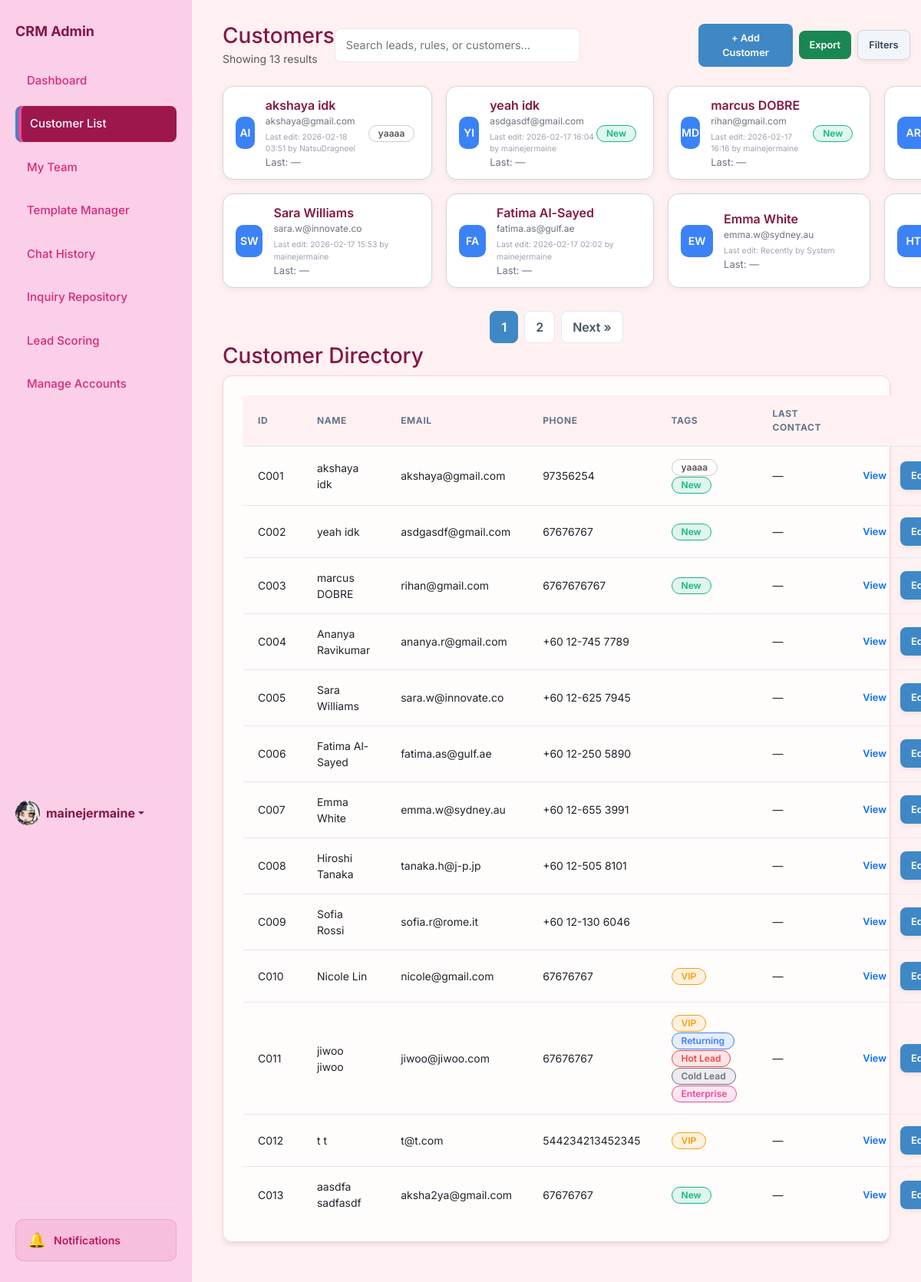
The app's page /customers (signed in) with its own data.
### app.py (models this page shows, shortened)
class User(db.Model):
    id = db.Column(db.Integer, primary_key=True)
    username = db.Column(db.String(80), unique=True, nullable=False)
    password = db.Column(db.String(200), nullable=False)
    name = db.Column(db.String(100), default='Admin')
    bio = db.Column(db.Text, default='')
    profile_picture = db.Column(db.String(200), default='https://ui-avatars.com/api/?name=Admin&background=random')
    role = db.Column(db.String(20), default='agent') # super_admin, agent
    preferences = db.Column(db.Text, default='{}') # Stores dashboard layout/stats as JSON
    last_active = db.Column(db.String(50))
    team_id = db.Column(db.Integer, db.ForeignKey('team.id'), nullable=True)
    team_role = db.Column(db.String(20)) # leader, vice_leader, member
    last_active_team_chat = db.Column(db.String(50)) # Timestamp of last time user viewed team chat

class Customer(db.Model):
    id = db.Column(db.Integer, primary_key=True)
    name = db.Column(db.String(100), nullable=False)
    email = db.Column(db.String(120), unique=True)
    phone = db.Column(db.String(20))
    location = db.Column(db.String(100))
    assigned_staff = db.Column(db.String(100))
    status = db.Column(db.String(50), default="Active")
    tags = db.Column(db.String(200)) # Stored as "VIP,New,Returning"
    notes = db.Column(db.Text)
    last_contact = db.Column(db.String(50))
    created_at = db.Column(db.String(50))
    created_by = db.Column(db.String(100))
    updated_at = db.Column(db.String(50))
    updated_by = db.Column(db.String(100))

### app.py (the view)
@app.route('/customers')
def customers():
    tag_colors = {
        'VIP': '#f59e0b',
        'New': '#10b981',
        'Returning': '#3b82f6',
        'Hot Lead': '#ef4444',
        'Cold Lead': '#6b7280',
        'Premium': '#8b5cf6',
        'Enterprise': '#ec4899'
    }
    all_customers_for_tags = Customer.query.all()
    tags_inventory = {}
    for c in all_customers_for_tags:
        if c.tags:
            for tag in c.tags.split(','):
                tag = tag.strip()
                if tag and tag not in tags_inventory:
                    tags_inventory[tag] = tag_colors.get(tag, '#94a3b8')
    selected_tags = request.args.getlist('tags')
    last_contact_filter = request.args.get('last_contact', '')
    page = request.args.get('page', 1, type=int)
    per_page = 8
    query = Customer.query
    if selected_tags:
        tag_filters = []
        for tag in selected_tags:
            tag_filters.append(Customer.tags.like(f'%{tag}%'))
        query = query.filter(or_(*tag_filters))
    if last_contact_filter:
        query = query.filter(Customer.last_contact == last_contact_filter)
    pagination = query.paginate(page=page, per_page=per_page, error_out=False)
    customers_list = pagination.items
    all_customers = Customer.query.all()
    return render_template(
        'customer-list.html',
        customers=customers_list,
        pagination=pagination,
        tags_inventory=get_tags_inventory(),
        tag_colors=tag_colors,
        selected_tags=selected_tags,
        last_contact_filter=last_contact_filter,
        all_customers=all_customers
    )

### app.py (called while the page is built)
@app.context_processor
def context_processor():
    from flask import g
    return dict(
        team_pending_requests_count=getattr(g, 'team_pending_requests_count', 0),
        unread_team_messages=getattr(g, 'unread_team_messages', False)
    )

@app.context_processor
def inject_user_preferences():
    theme = 'light'
    if has_request_context() and 'user_id' in session:
        user_id = session.get('user_id')
        user = User.query.get(user_id)
        if user and user.preferences:
            try:
                import json
                prefs = json.loads(user.preferences)
                theme = prefs.get('theme', 'light')
            except:
                pass
    return dict(current_theme=theme)

@app.context_processor
def inject_search_data():
    customers = Customer.query.all()
    inquiries = Inquiry.query.all()
    rules = Rule.query.all()
    templates = AutoReplyTemplate.query.all()
    faqs = FAQ.query.all()
    search_seed = []
    for c in customers:
        search_seed.append({"display": c.name, "category": "Customer", "page": "/customers"})
    for i in inquiries:
        search_seed.append({"display": f"Inquiry: {i.customer}", "category": "Inquiry", "page": f"/inquiry/{i.id}"})
    for r in rules:
        search_seed.append({"display": r.name, "category": "Rule", "page": "/scoring"})
    for t in templates:
        search_seed.append({"display": t.title, "category": "Template", "page": "/templates-manager"})
    for f in faqs:
        search_seed.append({"display": f.question, "category": "FAQ", "page": "/templates-manager"})
    return dict(search_seed=search_seed)

def get_tags_inventory():
    tag_colors = {
        'VIP': '#f59e0b',
        'New': '#10b981',
        'Returning': '#3b82f6',
        'Hot Lead': '#ef4444',
        'Cold Lead': '#6b7280',
        'Premium': '#8b5cf6',
        'Enterprise': '#ec4899'
    }
    tags_inventory = dict(tag_colors)
    customers = Customer.query.all()
    for c in customers:
        if c.tags:
            for tag in c.tags.split(','):
                tag = tag.strip()
                if tag:
                    tags_inventory.setdefault(tag, tag_colors.get(tag, '#94a3b8'))
    return tags_inventory

### templates/customer-list.html (shortened to what this page needs)
<!DOCTYPE html>
<html lang="en">
<head>
    <link href="https://cdn.jsdelivr.net/npm/bootstrap@5.3.0/dist/css/bootstrap.min.css" rel="stylesheet">
    <link rel="stylesheet" href="https://cdn.jsdelivr.net/npm/bootstrap-icons@1.11.1/font/bootstrap-icons.css">
    <link rel="stylesheet" href="{{ url_for('static', filename='style.css') }}">
</head>
<body id="page-customers"
    class="{% if current_theme and current_theme != 'light' %}theme-{{ current_theme }}{% endif %}">
    <aside class="sidebar">
        <h2>CRM Admin</h2>
        <a href="/dashboard" class="nav-link nav-dashboard">Dashboard</a>
        <a href="/customers" class="nav-link nav-customers active">Customer List</a>
        <a href="/my-team" class="nav-link nav-my-team d-flex justify-content-between align-items-center">
            My Team
        </a>
        <a href="/templates-manager" class="nav-link nav-templates">Template Manager</a>
        <a href="/history" class="nav-link nav-history d-flex justify-content-between align-items-center">
            Chat History
        </a>
        <a href="/repository" class="nav-link nav-repository">Inquiry Repository</a>
        <a href="/scoring" class="nav-link nav-scoring">Lead Scoring</a>
        {% if session.get('user_role') in ['ultra_admin', 'super_admin', 'admin'] %}
        <a href="/admin/create-account" class="nav-link nav-admin">
            Manage Accounts
        </a>
        {% endif %}
        <div class="mt-auto pt-3 border-top border-secondary" style="border-color: rgba(255,255,255,0.1) !important;">
            <div class="dropdown">
                <a href="#" class="d-flex align-items-center text-decoration-none dropdown-toggle" id="dropdownUser1"
                    data-bs-toggle="dropdown" aria-expanded="false">
                    <div class="avatar-circle bg-primary text-white me-2"
                        style="width: 32px; height: 32px; font-size: 14px; display:flex; align-items:center; justify-content:center; border-radius:50%; overflow:hidden;">
                        {% if session.get('user_pic') and 'http' in session.get('user_pic') %}
                        <img src="{{ session.get('user_pic') }}" alt="User"
                            style="width:100%; height:100%; object-fit:cover;">
                        {% elif session.get('user_pic') %}
                        <img src="{{ url_for('static', filename='uploads/' + session.get('user_pic')) }}" alt="User"
                            style="width:100%; height:100%; object-fit:cover;">
                        {% else %}
                        {{ session.get('user_name', 'Admin')[0] | upper }}
                        {% endif %}
                    </div>
                    <strong>{{ session.get('user_name', 'Admin') }}</strong>
                </a>
            </div>
        </div>
    </aside>
    <main class="main">
        <div class="d-flex justify-content-between align-items-center mb-4">
            <div>
                <h1 class="h3 mb-0">Customers</h1>
                <small class="text-muted">
                    Showing {{ pagination.total }} results
                </small>
            </div>
            <div class="d-flex gap-2 align-items-center">
                <div class="search-container position-relative">
                    <input id="taskbarSearch" class="taskbar-search" autocomplete="off"
                        placeholder="Search leads, rules, or customers...">
                </div>
                <button class="btn btn-primary btn-sm" data-bs-toggle="modal" data-bs-target="#addCustomerModal">
                    + Add Customer
                </button>
                <a href="{{ url_for('export_customers') }}" class="btn btn-success btn-sm">
                    Export
                </a>
                <button class="btn btn-gray btn-sm d-flex align-items-center gap-1" data-bs-toggle="modal"
                    data-bs-target="#filterModal">
                    Filters
                </button>
            </div>
        </div>
        <div class="customer-grid">
            {% for c in customers %}
            <a href="/customer/{{ c.id }}" class="card-link">
                <div class="customer-card">
                    <div class="customer-left">
                        {% set parts = c.name.strip().split() %}
                        <div class="avatar-circle">
                            {{ parts[0][0]|upper }}{% if parts|length > 1 %}{{ parts[-1][0]|upper }}{% endif %}
                        </div>
                        <div class="customer-info">
                            <div class="customer-name">{{ c.name }}</div>
                            <div class="customer-email" style="font-size: 0.75rem; color: #6b7280;">{{ c.email }}</div>
                            <div class="customer-audit" style="font-size: 0.65rem; color: #9ca3af; margin-top: 4px;">
                                Last edit: {{ c.updated_at or 'Recently' }} by {{ c.updated_by or 'System' }}
                            </div>
                            <div class="customer-last">Last: {{ c.last_contact or "—" }}</div>
                        </div>
                    </div>
                    <div class="customer-tag">
                        {% if c.tags %}
                        {% set tag_list = c.tags.split(',') | map('trim') | reject('equalto','') | list %}
                        {% if tag_list %}
                        {% set first_tag = tag_list[0] %}
                        <span class="tag" style="background: {{ tag_colors.get(first_tag, '#ccc') }}20;
                             color: {{ tag_colors.get(first_tag, '#555') }};
                             border: 1px solid {{ tag_colors.get(first_tag, '#ccc') }};">
                            {{ first_tag }}
                        </span>
                        {% endif %}
                        {% endif %}
                    </div>
                </div>
            </a>
            {% endfor %}
        </div>
        {% if pagination.pages > 0 %}
        <div class="pagination-wrapper">
            {% for page_num in pagination.iter_pages(left_edge=1, right_edge=1, left_current=2, right_current=2) %}
            {% if page_num %}
            {% if page_num == pagination.page %}
            <span class="page-btn active">{{ page_num }}</span>
            {% else %}
            <a href="{{ url_for('customers', page=page_num) }}" class="page-btn">{{ page_num }}</a>
            {% endif %}
            {% else %}
            <span class="page-dots">…</span>
            {% endif %}
            {% endfor %}
            {% if pagination.has_next %}
            <a href="{{ url_for('customers', page=pagination.next_num) }}" class="page-btn">Next »</a>
            {% endif %}
        </div>
        {% endif %}
        <h3 class="section-title">Customer Directory</h3>
        <div class="card">
            <table>
                <thead>
                    <tr>
                        <th>ID</th>
                        <th>Name</th>
                        <th>Email</th>
                        <th>Phone</th>
                        <th>Tags</th>
                        <th>Last Contact</th>
                        <th></th>
                    </tr>
                </thead>
                <tbody>
                    {% for c in all_customers %}
                    <tr>
                        <td>C{{ "%03d"|format(c.id) }}</td>
                        <td>{{ c.name }}</td>
                        <td>{{ c.email }}</td>
                        <td>{{ c.phone }}</td>
                        <td>
                            {% if c.tags %}
                            {% for tag in c.tags.split(',') %}
                            <span class="tag" style="background: {{ tag_colors.get(tag, '#ccc') }}20;
                                                    color: {{ tag_colors.get(tag, '#555') }};
                                                    border:1px solid {{ tag_colors.get(tag, '#ccc') }};">
                                {{ tag }}
                            </span>
                            {% endfor %}
                            {% endif %}
                        </td>
                        <td>{{ c.last_contact or "—" }}</td>
                        <td>
                            <div class="d-flex gap-1 justify-content-end">
                                <a href="/customer/{{ c.id }}" class="btn btn-sm btn-outline-primary">View</a>
                                <a href="/customer/{{ c.id }}/edit" class="btn btn-blue btn-sm">Edit</a>
                            </div>
                        </td>
                    </tr>
                    {% endfor %}
                </tbody>
            </table>
        </div>
    </main>
</body>
</html>

### records on screen
User: profile_picture (picture), get "mainejermaine"
Customer: parts "A", parts "I", name "akshaya idk", email "akshaya@gmail.com", updated_at "2026-02-18 03:51", updated_by "NatsuDragneel", last_contact "—", first_tag "yaaaa", id "001", phone "97356254", tag "yaaaa" "New"
Customer: parts "Y", parts "I", name "yeah idk", email "asdgasdf@gmail.com", updated_at "2026-02-17 16:04", updated_by "mainejermaine", last_contact "—", tags "New", id "002", phone "67676767"
Customer: parts "M", parts "D", name "marcus DOBRE", email "rihan@gmail.com", updated_at "2026-02-17 16:16", updated_by "mainejermaine", last_contact "—", tags "New", id "003", phone "6767676767"
Customer: parts "A", parts "R", id "004", name "Ananya Ravikumar", email "ananya.r@gmail.com", phone "+60 12-745 7789", last_contact "—"
Customer: parts "S", parts "W", name "Sara Williams", email "sara.w@innovate.co", updated_at "2026-02-17 15:53", updated_by "mainejermaine", last_contact "—", id "005", phone "+60 12-625 7945"
Customer: parts "F", parts "A", name "Fatima Al-Sayed", email "fatima.as@gulf.ae", updated_at "2026-02-17 02:02", updated_by "mainejermaine", last_contact "—", id "006", phone "+60 12-250 5890"
Customer: parts "E", parts "W", name "Emma White", email "emma.w@sydney.au", updated_at "Recently", updated_by "System", last_contact "—", id "007", phone "+60 12-655 3991"
Customer: parts "H", parts "T", id "008", name "Hiroshi Tanaka", email "tanaka.h@j-p.jp", phone "+60 12-505 8101", last_contact "—"
Customer: id "009", name "Sofia Rossi", email "sofia.r@rome.it", phone "+60 12-130 6046", last_contact "—"
Customer: id "010", name "Nicole Lin", email "nicole@gmail.com", phone "67676767", tags "VIP", last_contact "—"
Customer: id "011", name "jiwoo jiwoo", email "jiwoo@jiwoo.com", phone "67676767", tag "VIP" "Returning" "Hot Lead" "Cold Lead" "Enterprise", last_contact "—"
Customer: id "012", name "t t", email "t@t.com", phone "544234213452345", tags "VIP", last_contact "—"
Customer: id "013", name "aasdfa sadfasdf", email "aksha2ya@gmail.com", phone "67676767", tags "New", last_contact "—"

### other values on screen
{{ pagination.total }} "13"
{{ page_num }} "1"
{{ page_num }} "2"
